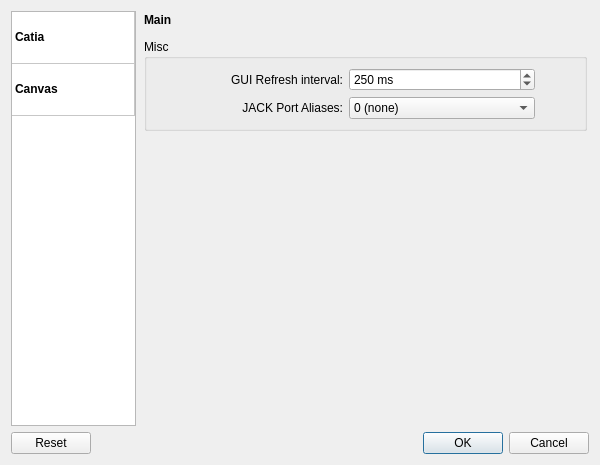
<?xml version="1.0" encoding="UTF-8"?>
<ui version="4.0">
 <class>SettingsW</class>
 <widget class="QDialog" name="SettingsW">
  <property name="geometry">
   <rect>
    <x>0</x>
    <y>0</y>
    <width>600</width>
    <height>465</height>
   </rect>
  </property>
  <property name="minimumSize">
   <size>
    <width>600</width>
    <height>0</height>
   </size>
  </property>
  <property name="windowTitle">
   <string>Settings</string>
  </property>
  <layout class="QVBoxLayout" name="verticalLayout_2">
   <item>
    <layout class="QHBoxLayout" name="horizontalLayout_3">
     <item>
      <widget class="QTableWidget" name="lw_page">
       <property name="maximumSize">
        <size>
         <width>125</width>
         <height>16777215</height>
        </size>
       </property>
       <property name="editTriggers">
        <set>QAbstractItemView::NoEditTriggers</set>
       </property>
       <property name="showDropIndicator" stdset="0">
        <bool>false</bool>
       </property>
       <property name="dragDropOverwriteMode">
        <bool>false</bool>
       </property>
       <property name="selectionMode">
        <enum>QAbstractItemView::SingleSelection</enum>
       </property>
       <property name="selectionBehavior">
        <enum>QAbstractItemView::SelectRows</enum>
       </property>
       <property name="iconSize">
        <size>
         <width>48</width>
         <height>48</height>
        </size>
       </property>
       <property name="textElideMode">
        <enum>Qt::ElideMiddle</enum>
       </property>
       <property name="wordWrap">
        <bool>false</bool>
       </property>
       <property name="cornerButtonEnabled">
        <bool>false</bool>
       </property>
       <attribute name="horizontalHeaderVisible">
        <bool>false</bool>
       </attribute>
       <attribute name="horizontalHeaderStretchLastSection">
        <bool>true</bool>
       </attribute>
       <attribute name="verticalHeaderVisible">
        <bool>false</bool>
       </attribute>
       <attribute name="verticalHeaderDefaultSectionSize">
        <number>52</number>
       </attribute>
       <row>
        <property name="text">
         <string>catia</string>
        </property>
       </row>
       <row>
        <property name="text">
         <string>canvas</string>
        </property>
       </row>
       <column>
        <property name="text">
         <string>Widget</string>
        </property>
       </column>
       <item row="0" column="0">
        <property name="text">
         <string>Catia</string>
        </property>
        <property name="font">
         <font>
          <weight>75</weight>
          <bold>true</bold>
         </font>
        </property>
        <property name="textAlignment">
         <set>AlignLeft|AlignVCenter</set>
        </property>
        <property name="icon">
         <iconset resource="../resources.qrc">
          <normaloff>:/scalable/catia.svg</normaloff>:/scalable/catia.svg</iconset>
        </property>
        <property name="flags">
         <set>ItemIsSelectable|ItemIsEnabled</set>
        </property>
       </item>
       <item row="1" column="0">
        <property name="text">
         <string>Canvas</string>
        </property>
        <property name="font">
         <font>
          <weight>75</weight>
          <bold>true</bold>
         </font>
        </property>
        <property name="icon">
         <iconset resource="../resources.qrc">
          <normaloff>:/scalable/canvas.svg</normaloff>:/scalable/canvas.svg</iconset>
        </property>
        <property name="flags">
         <set>ItemIsSelectable|ItemIsEnabled</set>
        </property>
       </item>
      </widget>
     </item>
     <item>
      <widget class="QStackedWidget" name="stackedWidget">
       <property name="lineWidth">
        <number>0</number>
       </property>
       <property name="currentIndex">
        <number>0</number>
       </property>
       <widget class="QWidget" name="page_main">
        <layout class="QVBoxLayout" name="verticalLayout_5">
         <property name="margin">
          <number>2</number>
         </property>
         <item>
          <layout class="QHBoxLayout" name="horizontalLayout">
           <item>
            <widget class="QLabel" name="label">
             <property name="text">
              <string>&lt;b&gt;Main&lt;/b&gt;</string>
             </property>
             <property name="alignment">
              <set>Qt::AlignLeading|Qt::AlignLeft|Qt::AlignTop</set>
             </property>
            </widget>
           </item>
           <item>
            <spacer name="horizontalSpacer">
             <property name="orientation">
              <enum>Qt::Horizontal</enum>
             </property>
             <property name="sizeHint" stdset="0">
              <size>
               <width>40</width>
               <height>20</height>
              </size>
             </property>
            </spacer>
           </item>
           <item>
            <widget class="QLabel" name="label_icon_main">
             <property name="text">
              <string notr="true"/>
             </property>
             <property name="pixmap">
              <pixmap>:/48x48/exec.png</pixmap>
             </property>
             <property name="alignment">
              <set>Qt::AlignHCenter|Qt::AlignTop</set>
             </property>
            </widget>
           </item>
          </layout>
         </item>
         <item>
          <widget class="QGroupBox" name="groupBox_3">
           <property name="title">
            <string>Misc</string>
           </property>
           <layout class="QGridLayout" name="gridLayout_4">
            <item row="0" column="0">
             <widget class="QLabel" name="label_8">
              <property name="text">
               <string>GUI Refresh interval:</string>
              </property>
              <property name="alignment">
               <set>Qt::AlignRight|Qt::AlignTrailing|Qt::AlignVCenter</set>
              </property>
             </widget>
            </item>
            <item row="0" column="1">
             <widget class="QSpinBox" name="sb_gui_refresh">
              <property name="suffix">
               <string> ms</string>
              </property>
              <property name="minimum">
               <number>10</number>
              </property>
              <property name="maximum">
               <number>1000</number>
              </property>
              <property name="value">
               <number>250</number>
              </property>
             </widget>
            </item>
            <item row="0" column="2">
             <spacer name="horizontalSpacer_12">
              <property name="orientation">
               <enum>Qt::Horizontal</enum>
              </property>
              <property name="sizeType">
               <enum>QSizePolicy::Fixed</enum>
              </property>
              <property name="sizeHint" stdset="0">
               <size>
                <width>40</width>
                <height>10</height>
               </size>
              </property>
             </spacer>
            </item>
            <item row="1" column="0">
             <widget class="QLabel" name="label_jack_port_alias">
              <property name="text">
               <string>JACK Port Aliases:</string>
              </property>
              <property name="alignment">
               <set>Qt::AlignRight|Qt::AlignTrailing|Qt::AlignVCenter</set>
              </property>
             </widget>
            </item>
            <item row="1" column="1">
             <widget class="QComboBox" name="cb_jack_port_alias">
              <item>
               <property name="text">
                <string>0 (none)</string>
               </property>
              </item>
              <item>
               <property name="text">
                <string>1st alias</string>
               </property>
              </item>
              <item>
               <property name="text">
                <string>2nd alias</string>
               </property>
              </item>
             </widget>
            </item>
           </layout>
          </widget>
         </item>
         <item>
          <spacer name="verticalSpacer">
           <property name="orientation">
            <enum>Qt::Vertical</enum>
           </property>
           <property name="sizeHint" stdset="0">
            <size>
             <width>20</width>
             <height>40</height>
            </size>
           </property>
          </spacer>
         </item>
        </layout>
       </widget>
       <widget class="QWidget" name="page_canvas">
        <layout class="QVBoxLayout" name="verticalLayout_8">
         <property name="margin">
          <number>2</number>
         </property>
         <item>
          <layout class="QHBoxLayout" name="horizontalLayout_10">
           <item>
            <widget class="QLabel" name="label_9">
             <property name="text">
              <string>&lt;b&gt;Canvas&lt;/b&gt;</string>
             </property>
             <property name="alignment">
              <set>Qt::AlignLeading|Qt::AlignLeft|Qt::AlignTop</set>
             </property>
            </widget>
           </item>
           <item>
            <spacer name="horizontalSpacer_5">
             <property name="orientation">
              <enum>Qt::Horizontal</enum>
             </property>
             <property name="sizeHint" stdset="0">
              <size>
               <width>40</width>
               <height>20</height>
              </size>
             </property>
            </spacer>
           </item>
           <item>
            <widget class="QLabel" name="label_10">
             <property name="text">
              <string notr="true"/>
             </property>
             <property name="pixmap">
              <pixmap>:/48x48/canvas.png</pixmap>
             </property>
             <property name="alignment">
              <set>Qt::AlignHCenter|Qt::AlignTop</set>
             </property>
            </widget>
           </item>
          </layout>
         </item>
         <item>
          <widget class="QGroupBox" name="groupBox_4">
           <property name="title">
            <string>Theme</string>
           </property>
           <layout class="QGridLayout" name="gridLayout_2">
            <item row="0" column="4">
             <spacer name="horizontalSpacer_6">
              <property name="orientation">
               <enum>Qt::Horizontal</enum>
              </property>
              <property name="sizeHint" stdset="0">
               <size>
                <width>40</width>
                <height>20</height>
               </size>
              </property>
             </spacer>
            </item>
            <item row="1" column="0" colspan="2">
             <spacer name="horizontalSpacer_8">
              <property name="orientation">
               <enum>Qt::Horizontal</enum>
              </property>
              <property name="sizeHint" stdset="0">
               <size>
                <width>80</width>
                <height>20</height>
               </size>
              </property>
             </spacer>
            </item>
            <item row="1" column="2" colspan="3">
             <widget class="QCheckBox" name="cb_canvas_bezier_lines">
              <property name="text">
               <string>Bezier Lines</string>
              </property>
             </widget>
            </item>
            <item row="0" column="3">
             <widget class="QComboBox" name="cb_canvas_theme"/>
            </item>
            <item row="0" column="1" colspan="2">
             <widget class="QLabel" name="label_11">
              <property name="text">
               <string>Theme:</string>
              </property>
              <property name="alignment">
               <set>Qt::AlignRight|Qt::AlignTrailing|Qt::AlignVCenter</set>
              </property>
             </widget>
            </item>
            <item row="0" column="0">
             <spacer name="horizontalSpacer_7">
              <property name="orientation">
               <enum>Qt::Horizontal</enum>
              </property>
              <property name="sizeHint" stdset="0">
               <size>
                <width>40</width>
                <height>20</height>
               </size>
              </property>
             </spacer>
            </item>
           </layout>
          </widget>
         </item>
         <item>
          <widget class="QGroupBox" name="groupBox_7">
           <property name="title">
            <string>Options</string>
           </property>
           <layout class="QVBoxLayout" name="verticalLayout_7">
            <item>
             <widget class="QCheckBox" name="cb_canvas_hide_groups">
              <property name="text">
               <string>Auto-hide groups with no ports</string>
              </property>
             </widget>
            </item>
            <item>
             <widget class="QCheckBox" name="cb_canvas_eyecandy">
              <property name="text">
               <string>Fancy Eye-candy</string>
              </property>
              <property name="tristate">
               <bool>true</bool>
              </property>
             </widget>
            </item>
            <item>
             <widget class="QCheckBox" name="cb_canvas_use_opengl">
              <property name="text">
               <string>Use OpenGL for rendering (EXPERIMENTAL, needs restart)</string>
              </property>
             </widget>
            </item>
           </layout>
          </widget>
         </item>
         <item>
          <widget class="QGroupBox" name="groupBox_5">
           <property name="title">
            <string>Render Hints</string>
           </property>
           <layout class="QVBoxLayout" name="verticalLayout_9">
            <item>
             <widget class="QCheckBox" name="cb_canvas_render_aa">
              <property name="text">
               <string>Antialiasing</string>
              </property>
              <property name="tristate">
               <bool>true</bool>
              </property>
             </widget>
            </item>
            <item>
             <widget class="QCheckBox" name="cb_canvas_render_hq_aa">
              <property name="enabled">
               <bool>false</bool>
              </property>
              <property name="text">
               <string>High Quality Antiliasing (OpenGL only)</string>
              </property>
             </widget>
            </item>
           </layout>
          </widget>
         </item>
         <item>
          <spacer name="verticalSpacer_3">
           <property name="orientation">
            <enum>Qt::Vertical</enum>
           </property>
           <property name="sizeHint" stdset="0">
            <size>
             <width>20</width>
             <height>40</height>
            </size>
           </property>
          </spacer>
         </item>
        </layout>
       </widget>
       <widget class="QWidget" name="page"/>
      </widget>
     </item>
    </layout>
   </item>
   <item>
    <widget class="QDialogButtonBox" name="buttonBox">
     <property name="orientation">
      <enum>Qt::Horizontal</enum>
     </property>
     <property name="standardButtons">
      <set>QDialogButtonBox::Cancel|QDialogButtonBox::Ok|QDialogButtonBox::Reset</set>
     </property>
    </widget>
   </item>
  </layout>
 </widget>
 <resources>
  <include location="../resources.qrc"/>
  <include location="../resources.qrc"/>
  <include location="../resources.qrc"/>
  <include location="../resources.qrc"/>
 </resources>
 <connections>
  <connection>
   <sender>buttonBox</sender>
   <signal>accepted()</signal>
   <receiver>SettingsW</receiver>
   <slot>accept()</slot>
   <hints>
    <hint type="sourcelabel">
     <x>254</x>
     <y>458</y>
    </hint>
    <hint type="destinationlabel">
     <x>157</x>
     <y>274</y>
    </hint>
   </hints>
  </connection>
  <connection>
   <sender>buttonBox</sender>
   <signal>rejected()</signal>
   <receiver>SettingsW</receiver>
   <slot>reject()</slot>
   <hints>
    <hint type="sourcelabel">
     <x>254</x>
     <y>458</y>
    </hint>
    <hint type="destinationlabel">
     <x>286</x>
     <y>274</y>
    </hint>
   </hints>
  </connection>
  <connection>
   <sender>lw_page</sender>
   <signal>currentCellChanged(int,int,int,int)</signal>
   <receiver>stackedWidget</receiver>
   <slot>setCurrentIndex(int)</slot>
   <hints>
    <hint type="sourcelabel">
     <x>113</x>
     <y>17</y>
    </hint>
    <hint type="destinationlabel">
     <x>170</x>
     <y>27</y>
    </hint>
   </hints>
  </connection>
  <connection>
   <sender>cb_canvas_use_opengl</sender>
   <signal>toggled(bool)</signal>
   <receiver>cb_canvas_render_hq_aa</receiver>
   <slot>setEnabled(bool)</slot>
   <hints>
    <hint type="sourcelabel">
     <x>385</x>
     <y>227</y>
    </hint>
    <hint type="destinationlabel">
     <x>385</x>
     <y>299</y>
    </hint>
   </hints>
  </connection>
 </connections>
</ui>
